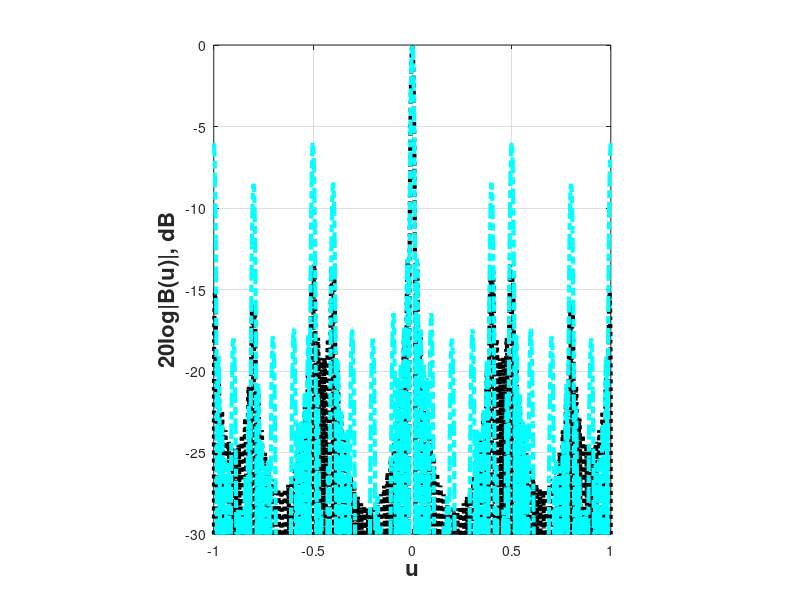

Source code (MATLAB):
function BeampatternsLinear
    M = 4; N = 5;e = 6;
    Me = e*M;
    Ne = e*N;
    ind1 = (0:(Me-1))*N;
    ind2 = (0:(Ne-1))*M;
    nind = unique([ind1, ind2]);
    u = -1:0.001:1;
    
        
    B1 = zeros(size(u));
    B2 = zeros(size(u));
    Bn = zeros(size(u));
    for idx = 1:length(u)
        v1 = exp(1i*pi*u(idx)*ind1')/Me;
        B1(idx) = sum(v1);
        v2 = exp(1i*pi*u(idx)*ind2')/Ne;
        B2(idx) = sum(v2);
        vn = exp(1i*pi*u(idx)*nind')/(length(nind));
        Bn(idx) = sum(vn);
    end
    close all;
        f = figure;
        set(gcf, 'Position', [50 1 1317 689]); % Maximize figure.     
        a = axes('Parent', f, 'FontWeight', 'Bold', 'FontSize', 16, ...
            'Position',[0.267203513909224 0.11 0.496339677891654 0.815]);
%         plot(a, u, 20*log10(abs(B1)), 'LineWidth', 3, 'Color', 'r');
%         hold on;
%         plot(a, u, 20*log10(abs(B2)), 'LineWidth', 3, 'Color', 'b');
%         hold on;
        plot(a, u, 10*log10(abs(B1.*conj(B2))), ':','LineWidth', 3, 'Color', 'k');
        hold on;
        plot(a, u, 20*log10(abs(Bn)),'-.', 'LineWidth', 3, 'Color', 'c');
        hold on;
        
        grid on;
        xlabel('u', 'FontSize', 16, 'FontWeight', 'Bold');
        ylabel('20log|B(u)|, dB', 'FontSize', 16, 'FontWeight', 'Bold');
         ylim([-30 0]);
        xlim([-1 1]);
end